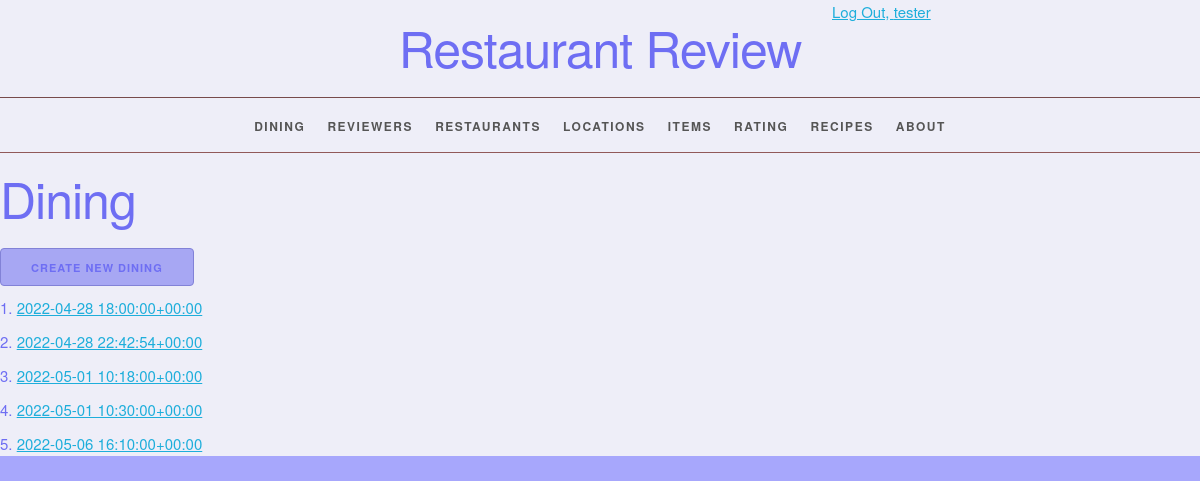
Before: /dine/ (signed in) with the older database file.
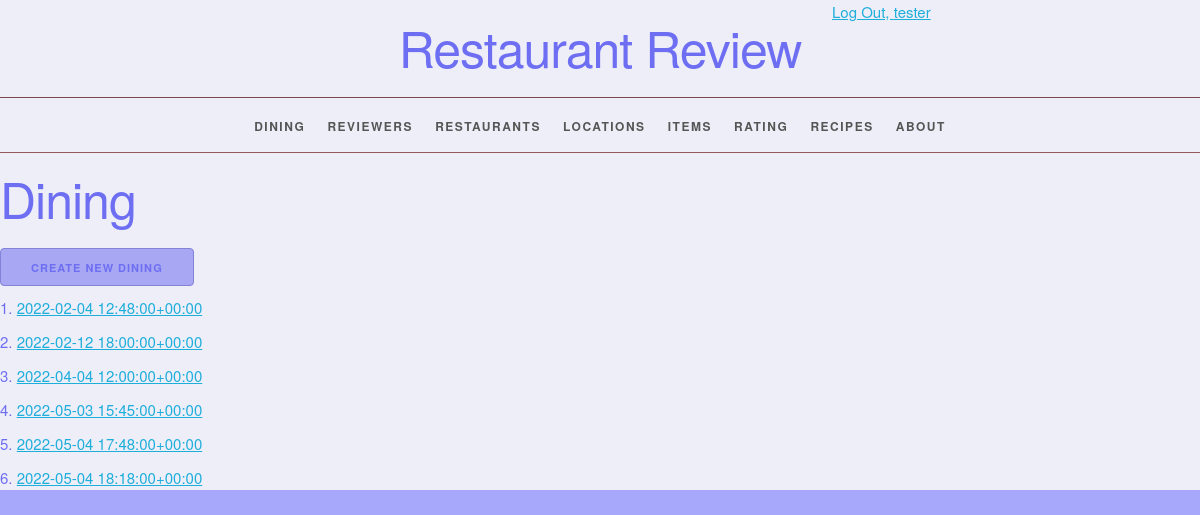
After: the same page with the newer database file.
### restaurantreview/models.py (models this page shows, shortened)
class Dine(models.Model):
    dine_at_id = models.AutoField(primary_key=True)
    date = models.DateTimeField(blank=True, null=True)
    location = models.ForeignKey(Location, related_name="dines", on_delete=models.PROTECT)
    reviewer = models.ForeignKey(Reviewer, related_name="dines", on_delete=models.PROTECT)
    def __str__(self):
        return '%s' % self.date
    def get_absolute_url(self):
        return reverse('restaurantreview_dine_detail_urlpattern',
                       kwargs={'pk': self.pk})
    class Meta:
        ordering = ['date', 'location', 'reviewer']
        constraints = [
            UniqueConstraint(fields=['date', 'location'], name='unique_rating')
        ]

### restaurantreview/views.py (the view)
class DineList(LoginRequiredMixin, PermissionRequiredMixin, PageLinksMixin, ListView):
    model = Dine
    permission_required = 'restaurantreview.view_dine'

### restaurantreview/utils.py (called while the page is built, shortened)
    def get_context_data(self, **kwargs):
        context = super().get_context_data(
            **kwargs)
        page = context.get('page_obj')
        return context

### restaurantreview/templates/restaurantreview/dine_list.html (shortened to what this page needs)
{% extends 'restaurantreview/base.html' %}
{% block content %}
    <h1>Dining</h1>
    {% block create_button %}
        {% if perms.restaurantreview.add_dine %}
            <a
                    href="{% url 'restaurantreview_dine_create_urlpattern' %}"
                    class="button button-primary">
                Create New Dining</a>
        {% endif %}
    {% endblock %}
    <ol>
        {% for dine in dine_list %}
            <li>
                <a href="{{ dine.get_absolute_url }}">
                    {{ dine }}</a>
            </li>
        {% empty %}
            <li><em> There are no previous dinings.</em></li>
        {% endfor %}
    </ol>
{% endblock %}

Changed rows visible on the page:
removed Dine: date "2022-04-28 18:00:00+00:00"
removed Dine: date "2022-04-28 22:42:54+00:00"
removed Dine: date "2022-05-01 10:18:00+00:00"
removed Dine: date "2022-05-01 10:30:00+00:00"
removed Dine: date "2022-05-06 16:10:00+00:00"
added Dine: date "2022-02-04 12:48:00+00:00"
added Dine: date "2022-02-12 18:00:00+00:00"
added Dine: date "2022-04-04 12:00:00+00:00"
added Dine: date "2022-05-03 15:45:00+00:00"
added Dine: date "2022-05-04 17:48:00+00:00"
added Dine: date "2022-05-04 18:18:00+00:00"
